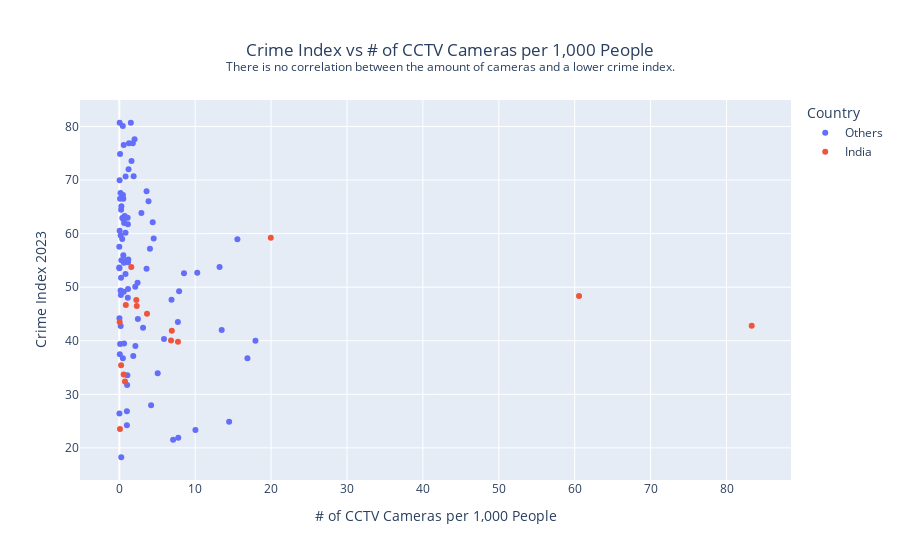

The notebook cell this image was saved under:
### Code cell
cctv = pd.read_csv("datasets/cctv.csv")

cctv_west = cctv[cctv["Country"] != "China"]

# Define a new column for color based on the condition
cctv_west['color'] = cctv_west['Country'].apply(lambda x: 'orange' if x == 'India' else 'blue')
color_map = {'India': 'orange', 'Other': 'blue'}

# Create the scatterplot
fig = px.scatter(
    cctv_west,
    x='# of CCTV Cameras per 1,000 People',
    y='Crime Index 2023',
    hover_name='City',
    hover_data={'Country': True},
    color = 'color',
    title='Crime Index vs # of CCTV Cameras per 1,000 People<br><sup>There is no correlation between the amount of cameras and a lower crime index.</sup>'
)

# Customize hover label formatting
fig.update_traces(
    hovertemplate='City: %{hovertext}<br>Country: %{customdata[0]}<br>Crime Index: %{x}<br># of CCTV Cameras per 1,000 People: %{y}'
)

fig.update_layout(
    height=500,
    legend_title='Country',
)

newnames = {'blue' : 'Others', 'orange' : 'India'}
fig.for_each_trace(lambda t: t.update(name = newnames[t.name]))

fig.update_layout(
    title={
        'y':0.9,
        'x':0.5,
        'xanchor': 'center',
        'yanchor': 'top',
    },
    #margin={'b': 106, 't': 100}
)

# Show the plot
fig.show()

### Figure 1 — Plotly figure (JSON) as saved in the notebook; plotly's stock layout.template omitted (floating-point values rounded to 4 significant figures)
{"data": [{"customdata": [["Côte d'Ivoire"], ["Nigeria"], ["Ethiopia"], ["Egypt"], ["Turkey"], ["Madagascar"], ["Paraguay"], ["Iraq"], ["Thailand"], ["Spain"], ["Indonesia"], ["Brazil"], ["Germany"], ["Colombia"], ["Brazil"], ["Argentina"], ["South Korea"], ["Egypt"], ["Brazil"], ["South Africa"], ["Morocco"], ["Bangladesh"], ["Brazil"], ["Senegal"], ["Tanzania"], ["Bangladesh"], ["Cameroon"], ["South Africa"], ["South Africa"], ["Pakistan"], ["Brazil"], ["Japan"], ["Mexico"], ["Vietnam"], ["Vietnam"], ["Hong Kong"], ["Nigeria"], ["Turkey"], ["Indonesia"], ["South Africa"], ["Afghanistan"], ["Uganda"], ["Nigeria"], ["Pakistan"], ["Sudan"], ["Malaysia"], ["Nigeria"], ["Pakistan"], ["Peru"], ["United Kingdom"], ["United States"], ["Angola"], ["Spain"], ["Philippines"], ["Iran"], ["Colombia"], ["Australia"], ["Mexico"], ["Mexico"], ["Canada"], ["Russia"], ["Kenya"], ["United States"], ["Japan"], ["Burkina Faso"], ["France "], ["Nigeria"], ["Brazil"], ["Mexico"], ["Brazil"], ["Brazil"], ["Saudi Arabia"], ["Italy"], ["Brazil"], ["Yemen"], ["Chile"], ["Dominican Republic"], ["Brazil"], ["South Korea"], ["Singapore "], ["Russia"], ["Australia"], ["Iran"], ["Israel"], ["Japan"], ["Canada"], ["Taiwan"], ["Myanmar"]], "hovertemplate": "City: %{hovertext}<br>Country: %{customdata[0]}<br>Crime Index: %{x}<br># of CCTV Cameras per 1,000 People: %{y}", "hovertext": ["Abidjan", "Abuja", "Addis Ababa", "Alexandria", "Ankara", "Antananarivo", "Asuncion", "Baghdad", "Bangkok", "Barcelona", "Bekasi", "Belo Horizonte", "Berlin", "Bogotá", "Brasilia", "Buenos Aires", "Busan", "Cairo", "Campinas", "Cape Town", "Casablanca", "Chittagong", "Curitiba", "Dakar", "Dar Es Salaam", "Dhaka", "Douala", "Durban", "Ekurhuleni", "Faisalabad", "Fortaleza", "Fukuoka", "Guadalajara", "Hanoi", "Ho Chi Minh City", "Hong Kong", "Ibadan", "Istanbul", "Jakarta", "Johannesburg", "Kabul", "Kampala", "Kano", "Karachi", "Khartoum", "Kuala Lumpur", "Lagos", "Lahore", "Lima", "London", "Los Angeles", "Luanda", "Madrid", "Manila", "Mashhad", "Medellín", "Melbourne", "Mexico City", "Monterrey", "Montréal", "Moscow", "Nairobi", "New York", "Osaka", "Ouagadougou", "Paris", "Port Harcourt", "Porto Alegre", "Puebla", "Recife", "Rio de Janeiro", "Riyadh", "Rome", "Salvador", "Sanaa", "Santiago", "Santo Domingo", "São Paulo", "Seoul", "Singapore", "St. Petersburg", "Sydney", "Tehran", "Tel Aviv", "Tokyo", "Toronto", "Xinbei (New Taipei City)", "Yangon"], "legendgroup": "blue", "marker": {"color": "#636efa", "symbol": "circle"}, "mode": "markers", "name": "Others", "orientation": "v", "showlegend": true, "type": "scatter", "x": [0.18, 0.01, 0.59, 0.02, 2.12, 0.39, 0.23, 15.56, 5.89, 2.41, 0.07, 2.91, 7.72, 3.85, 0.82, 1.1, 10.03, 2.1, 0.53, 1.61, 0.98, 0.24, 0.64, 0.18, 0, 0.71, 0.1, 0.05, 0.56, 0.11, 1.27, 0.26, 4.4, 1.84, 8.52, 7.09, 0, 6.88, 0.82, 1.52, 0.46, 0.61, 1.15, 0.27, 0.63, 0.58, 0.16, 0.47, 1.89, 13.21, 10.27, 0.1, 4.19, 0.27, 0.17, 1.19, 2.45, 3.59, 1.12, 1.03, 16.88, 0.38, 7.88, 1.06, 0.21, 4.04, 0.04, 1.22, 4.53, 0.58, 2.01, 0.02, 3.59, 1.78, 0.05, 1.13, 0.48, 0.83, 14.47, 17.94, 13.49, 5.06, 0.53, 1, 1, 3.13, 7.77, 1.15], "xaxis": "x", "y": [59.66, 53.54, 49.17, 44.2, 39.01, 62.92, 51.77, 58.93, 40.32, 50.84, 37.47, 63.83, 43.48, 66.06, 60.15, 62.95, 23.33, 50.07, 66.5, 73.56, 55.07, 64.43, 62, 42.77, 57.53, 63.3, 74.87, 80.69, null, 39.4, 76.87, 18.26, 62.14, 37.16, 52.62, 21.53, 53.69, 47.64, 52.48, 80.67, 80.09, 54.55, 54.66, 55.03, 39.48, 62.61, 67.56, 36.75, 70.7, 53.78, 52.68, 66.51, 27.96, 65.11, 49.38, 55.19, 44.06, 67.89, 48.02, 31.75, 36.75, 59, 49.26, 33.55, 48.53, 57.18, 69.95, 72.01, 59.07, 76.52, 77.62, 26.42, 53.45, 76.88, 60.51, 61.74, 67.22, 70.68, 24.87, 40.02, 42.01, 33.95, 55.96, 26.85, 24.22, 42.45, 21.89, 49.64], "yaxis": "y"}, {"customdata": [["India"], ["India"], ["India"], ["India"], ["India"], ["India"], ["India"], ["India"], ["India"], ["India"], ["India"], ["India"], ["India"], ["India"], ["India"], ["India"]], "hovertemplate": "City: %{hovertext}<br>Country: %{customdata[0]}<br>Crime Index: %{x}<br># of CCTV Cameras per 1,000 People: %{y}", "hovertext": ["Ahmedabad", "Bangalore", "Chennai", "Delhi", "Hyderabad", "Indore", "Jaipur", "Kanpur", "Kochi", "Kolkata", "Kozhikode", "Lucknow", "Mumbai", "Pune", "Surat", "Thrissur"], "legendgroup": "orange", "marker": {"color": "#EF553B", "symbol": "circle"}, "mode": "markers", "name": "India", "orientation": "v", "showlegend": true, "type": "scatter", "x": [0.75, 1.58, 7.73, 19.96, 83.32, 60.57, 0.24, 2.24, 6.82, 0.86, 0.05, 2.3, 3.65, 6.92, 0.58, 0.09], "xaxis": "x", "y": [32.39, 53.76, 39.81, 59.23, 42.82, 48.37, 35.42, 47.6, 40.04, 46.69, 43.52, 46.47, 45.04, 41.86, 33.7, 23.55], "yaxis": "y"}], "layout": {"autosize": true, "legend": {"title": {"text": "Country"}, "tracegroupgap": 0}, "title": {"text": "Crime Index vs # of CCTV Cameras per 1,000 People<br><sup>There is no correlation between the amount of cameras and a lower crime index.</sup>", "x": 0.5, "xanchor": "center", "y": 0.9, "yanchor": "top"}, "xaxis": {"anchor": "y", "autorange": true, "domain": [0, 1], "range": [-5.064, 88.38], "title": {"text": "# of CCTV Cameras per 1,000 People"}, "type": "linear"}, "yaxis": {"anchor": "x", "autorange": true, "domain": [0, 1], "range": [13.86, 85.09], "title": {"text": "Crime Index 2023"}, "type": "linear"}}}
